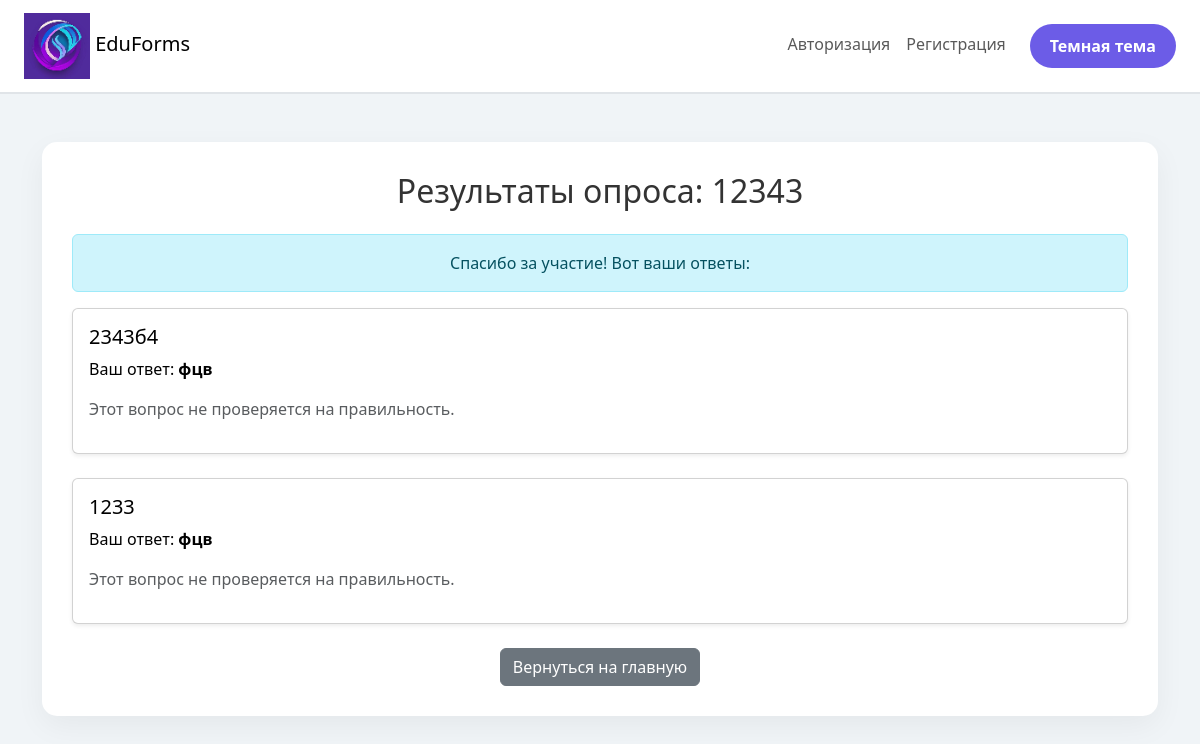
/survey/results/22, run on the app's committed database.
### tables this page shows
CREATE TABLE surveys (
                        id INTEGER PRIMARY KEY AUTOINCREMENT,
                        name TEXT NOT NULL,
                        description TEXT,
                        user_id INTEGER NOT NULL,
                        show_correct_answers BOOLEAN DEFAULT 0  -- Новое поле
                    );

CREATE TABLE questions (
                        id INTEGER PRIMARY KEY AUTOINCREMENT,
                        survey_id INTEGER NOT NULL,
                        text TEXT NOT NULL,
                        type TEXT NOT NULL,  -- 'text', 'quiz', 'text_with_validation'
                        metadata TEXT,  -- Дополнительные данные в формате JSON
                        FOREIGN KEY (survey_id) REFERENCES surveys(id)
                    );

CREATE TABLE user_answers (
                        id INTEGER PRIMARY KEY AUTOINCREMENT,
                        survey_id INTEGER NOT NULL,
                        user_id INTEGER NOT NULL,
                        question_id INTEGER NOT NULL,
                        answer TEXT NOT NULL,
                        is_correct BOOLEAN,
                        question_type TEXT,
                        created_at TIMESTAMP DEFAULT CURRENT_TIMESTAMP,
                        ip_address TEXT,
                        user_agent TEXT,
                        time_taken INTEGER,
                        FOREIGN KEY (survey_id) REFERENCES surveys(id),
                        FOREIGN KEY (question_id) REFERENCES questions(id)
                    );

### survey_routes.py (the view, shortened to what this page needs)
@survey_bp.route('/results/<int:survey_id>', methods=['GET'])
def survey_results(survey_id):
    with closing(get_db()) as conn:
        cursor = conn.cursor()
        cursor.execute('SELECT name FROM surveys WHERE id = ?', (survey_id,))
        survey = cursor.fetchone()
        if not survey:
            flash('Опрос не найден.', 'danger')
            return redirect(url_for('index'))
        survey_name = survey[0]
        cursor.execute('SELECT id, text, type, metadata FROM questions WHERE survey_id = ?', (survey_id,))
        questions_data = cursor.fetchall()
        questions = []
        for q_id, q_text, q_type, q_metadata in questions_data:
            questions.append({
                'id': q_id,
                'text': q_text,
                'type': q_type,
                'metadata': json.loads(q_metadata) if q_metadata else {}
            })
        user_id = session.get('user_id', 0)
        cursor.execute('SELECT question_id, answer, is_correct FROM user_answers WHERE survey_id = ? AND user_id = ?',
                       (survey_id, user_id))
        user_answers = cursor.fetchall()
        results = []
        has_test_questions = False
        all_correct = True
        for question in questions:
            user_answer = next((ans for ans in user_answers if ans[0] == question['id']), None)
            if not user_answer:
                continue
            question_id, answer, is_correct = user_answer
            result = {
                'text': question['text'],
                'type': question['type'],
                'answer': answer,
                'is_correct': is_correct,
                'answer_text': answer,
                'correct_answer': None
            }
            results.append(result)
    return render_template('survey_results.html', survey_name=survey_name, results=results,
                           has_test_questions=has_test_questions, all_correct=all_correct)

### main.py (called while the page is built)
@app.context_processor
def inject_theme():
    theme = session.get('theme', 'light')
    return {'theme': theme}

### survey_routes.py (called while the page is built)
def get_db():
    return sqlite3.connect('database.db')

### templates/survey_results.html (shortened to what this page needs)
{% extends 'base.html' %}
{% block content %}
    <div class="container mt-5 survey-container {{ 'dark-theme' if theme == 'dark' else 'light-theme' }}">
        <h2 class="mb-4 text-center">Результаты опроса: {{ survey_name }}</h2>
        {% if has_test_questions %}
            {% if all_correct %}
                <div class="alert alert-success text-center" role="alert">
                    Поздравляем! Все ответы правильные!
                </div>
            {% else %}
                <div class="alert alert-warning text-center" role="alert">
                    Вы допустили ошибки. Вот ваши результаты:
                </div>
            {% endif %}
        {% else %}
            <div class="alert alert-info text-center" role="alert">
                Спасибо за участие! Вот ваши ответы:
            </div>
        {% endif %}
        {% for result in results %}
            <div class="card mb-4 shadow-sm question-card {{ 'dark-theme' if theme == 'dark' else 'light-theme' }}" style="background-color: {{ '#333' if theme == 'dark' else '#fff' }}; color: {{ '#fff' if theme == 'dark' else '#000' }};">
                <div class="card-body">
                    <h5 class="card-title">{{ result.text }}</h5>
                    <p class="card-text">
                        Ваш ответ: <strong>{{ result.answer_text }}</strong>
                    </p>
                    {% if result.is_correct is not none %}
                        {% if result.is_correct %}
                            <p class="text-success">Правильно!</p>
                        {% else %}
                            <p class="text-danger">
                                Неправильно! Правильный ответ:
                                <strong>
                                    {% if result.type == 'quiz' %}
                                        {{ result.correct_answer }}
                                    {% else %}
                                        {{ result.correct_answer|join(', ') }}
                                    {% endif %}
                                </strong>
                            </p>
                        {% endif %}
                    {% else %}
                        <p class="text-muted">Этот вопрос не проверяется на правильность.</p>
                    {% endif %}
                </div>
            </div>
        {% endfor %}
        <div class="text-center">
            <a href="{{ url_for('index') }}" class="btn btn-secondary">Вернуться на главную</a>
        </div>
    </div>
{% endblock %}

### static/styles.css (style rules this page uses)
body.light-theme { background-color: #f0f4f7; color: #333; }
.container.light-theme { background: #ffffff; padding: 30px; border-radius: 15px; box-shadow: 0 10px 30px rgba(0, 0, 0, 0.05); }

### data on the page
surveys: name "12343"
questions: text "2343б4"
user_answers: answer_text "фцв"
questions: text "1233"
user_answers: answer_text "фцв"

### other printed values
{{ "Темная тема" if theme == "light" else "Светлая тема" }} "Темная тема"
